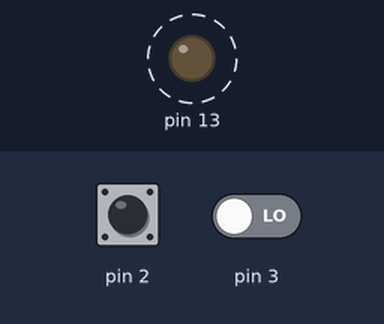
A sketch run on a simulated Arduino Uno, built with avr-gcc and run on an emulated ATmega328P. On the bench: output pins drawn as LEDs (lit = HIGH). Dashed ring = blinking. The inputs (shaded band) are chosen by the test bench; at power-on: pin 2 LOW, pin 3 LOW. What the sketch prints to the serial monitor is not drawn.

Above: at 1.2 s.
1.3 s: pin 2 pulsed HIGH 2 times (0.12 s each, 0.3 s apart)
Timing chart, 0 to 9.5 s (numbered marks = the images above; inputs shaded):
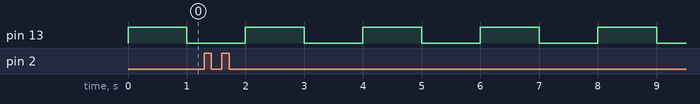

Measured:
- by itself, pin 13: alternates HIGH for 1.0 s and LOW for 1.0 s

The sketch:

zcdtest.ino
```cpp
long period, powerFactor;
 bool count ;
void setup() {
  // put your setup code here, to run once:
  Serial.begin(9600);
pinMode(13,OUTPUT);
attachInterrupt(0,voltageZCD,RISING);
attachInterrupt(1,currentZCD,RISING);
}

void loop() {
  // put your main code here, to run repeatedly:
  digitalWrite(13,HIGH);
  delay(1000);
  digitalWrite(13,LOW);
  delay(1000);
}

void voltageZCD()
{
  count = !count;
  if (count)
    period = millis();
  else
  {
    period = millis() - period;
    Serial.println(1000/period);
  }

}
void currentZCD()
{

}
```
